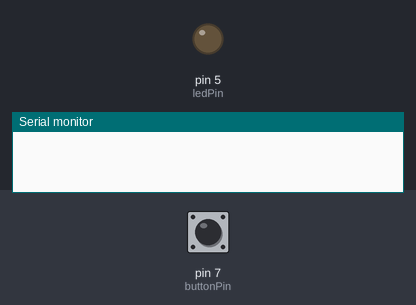
This sketch was run on a simulated Arduino Uno, built with avr-gcc and run on an emulated ATmega328P. Shown: output pins drawn as LEDs (lit = HIGH), the last lines printed to the serial monitor. Dashed ring = blinking. Inputs (shaded band) come from the test bench; at power-on: pin 7 (buttonPin) LOW.

Above: at 1.2 s.
1.3 s: pin 7 (buttonPin) pulled HIGH for 0.15 s
At 1.7 s:
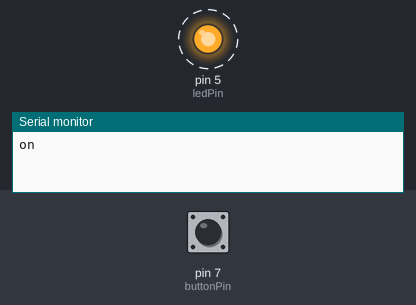
Timing chart, 0 to 10.4 s (numbered marks = the images above; inputs shaded):
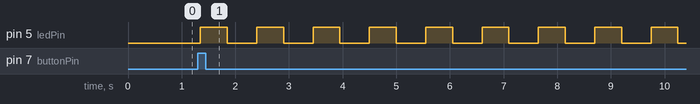

Measured:
- after the input at 1.3 s, pin 5 (ledPin): alternates HIGH for 0.50 s and LOW for 0.55 s, starting after 0.05 s

The sketch:

PizzaButtonArduino.ino
```cpp
/* This sketch is an adjusted version of the origianl sketch produced by Tom Igoe
Reference:
http://www.arduino.cc/en/Tutorial/ButtonStateChange
*/

const int buttonPin = 7;     // the pin that the pushbutton is attached to
const int ledPin = 5;       //the pin the led is attached to

// Variables will change:
int buttonPushCounter = 0;   // counter for the number of button presses
int buttonState = 0;         // current state of the button
int lastButtonState = 0; // previous state of the button

boolean ledBlinking = false; //function for blinking the led

void setup() {
    pinMode(buttonPin, INPUT); // initialize the button pin as a input
    pinMode(ledPin, OUTPUT); // initialize the LED as an output

    Serial.begin(9600); // initialize serial communication
}


void loop() {
    // read the pushbutton input pin
    buttonState = digitalRead(buttonPin);

    // compare the buttonState to its previous state
    if (buttonState != lastButtonState) {
        // if the state has changed, increment the counter
        if (buttonState == HIGH) {
            // if the current state is HIGH then the button
            // wend from off to on:
            buttonPushCounter++;
            Serial.println("on"); //print when the button is pushed with "on"

            lastButtonState = buttonState; //define state of the button;
            ledBlinking = !ledBlinking; //if the button state is high then start blinking

        }
        delay(50);
    }

    // lastButtonState = buttonState;

    if (ledBlinking == true) //if the led blinking function is true...
    {
        digitalWrite (ledPin, HIGH); //then output, turn led on
        delay(500);
        digitalWrite (ledPin, LOW); //then turn led off
        delay(500);
    }
    else { //otherwise...
        digitalWrite(ledPin, LOW); //turn led off
    }
}
```
